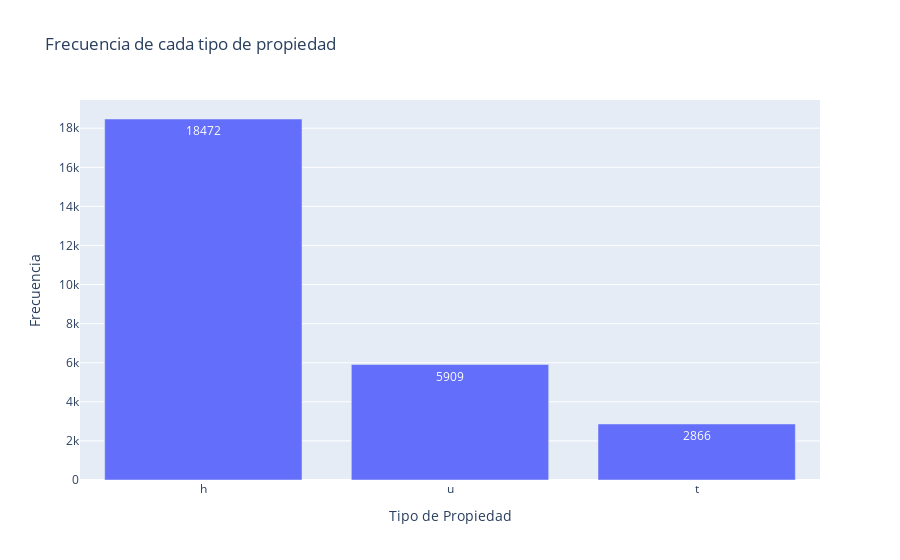

Source (notebook cell):
### Code cell
#3
import plotly.express as px

# Contar las frecuencias de los valores en la columna 'Type'
frecuencias = df["Type"].value_counts()

# Crear gráfico de barras
fig = px.bar(
    x=frecuencias.index,  # Los tipos de propiedad (categorías)
    y=frecuencias.values,  # Sus frecuencias
    title="Frecuencia de cada tipo de propiedad",
    labels={"x": "Tipo de Propiedad", "y": "Frecuencia"},
    text=frecuencias.values,  # Mostrar valores encima de las barras
)



# Mostrar gráfico
fig.show()

### Figure 1 — Plotly figure (JSON) as saved in the notebook; plotly's stock layout.template omitted (floating-point values rounded to 4 significant figures)
{"data": [{"alignmentgroup": "True", "hovertemplate": "Tipo de Propiedad=%{x}<br>Frecuencia=%{y}<br>text=%{text}<extra></extra>", "legendgroup": "", "marker": {"color": "#636efa", "pattern": {"shape": ""}}, "name": "", "offsetgroup": "", "orientation": "v", "showlegend": false, "text": [18472, 5909, 2866], "textposition": "auto", "type": "bar", "x": ["h", "u", "t"], "xaxis": "x", "y": [18472, 5909, 2866], "yaxis": "y"}], "layout": {"barmode": "relative", "legend": {"tracegroupgap": 0}, "title": {"text": "Frecuencia de cada tipo de propiedad"}, "xaxis": {"anchor": "y", "domain": [0, 1], "title": {"text": "Tipo de Propiedad"}}, "yaxis": {"anchor": "x", "domain": [0, 1], "title": {"text": "Frecuencia"}}}}
